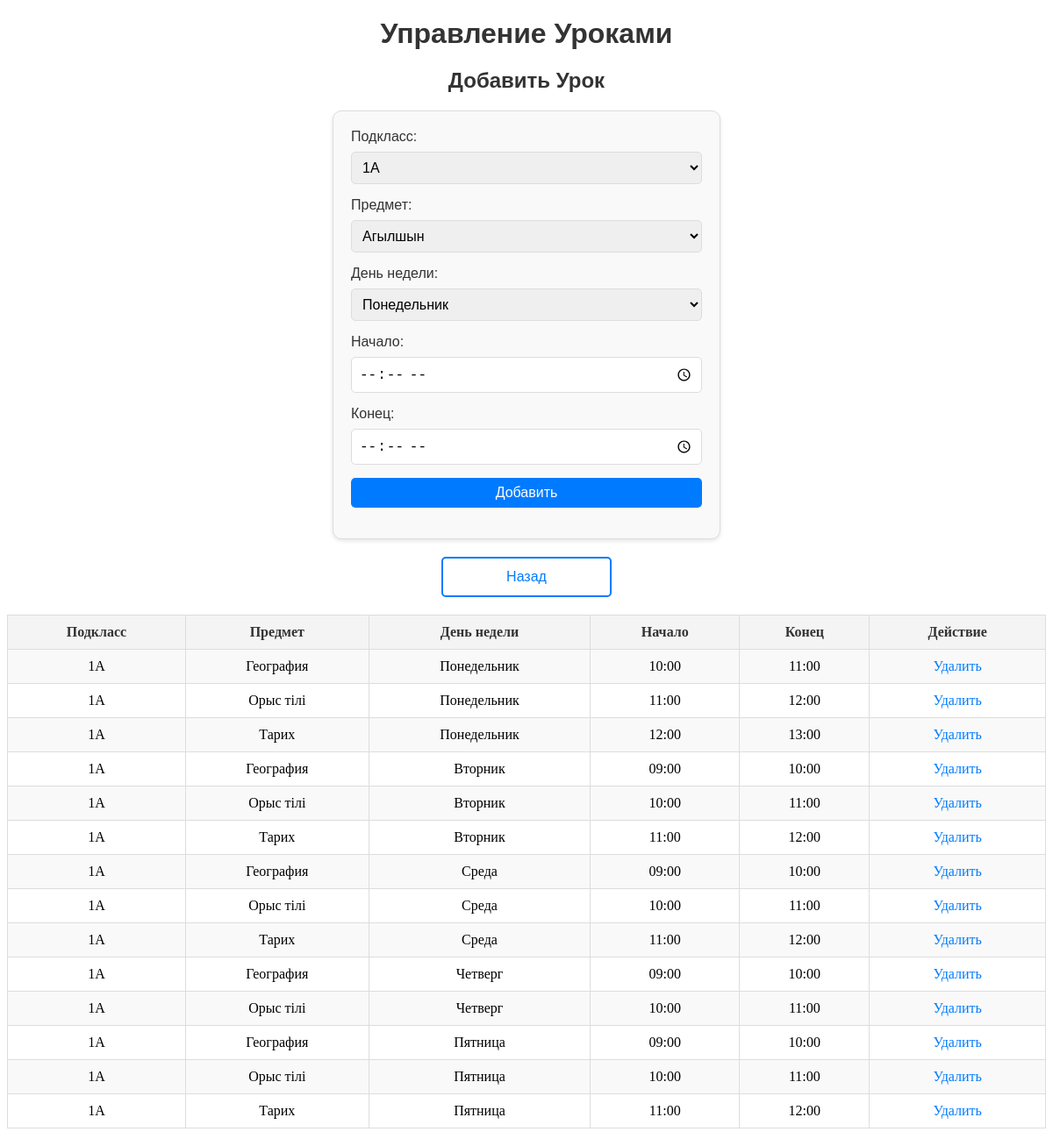
The app's page /custom_admin/lessons/ (signed in) with its own data.
### school/models.py (models this page shows, shortened)
class Lesson(models.Model):
    subgrade = models.ForeignKey(SubGrade, on_delete=models.CASCADE, related_name='lessons')
    subject = models.ForeignKey(Subject, on_delete=models.CASCADE)
    day_of_week = models.IntegerField(choices=DAYS_OF_WEEK)
    start_time = models.TimeField()
    end_time = models.TimeField()
    class Meta:
        verbose_name = "Урок"
        verbose_name_plural = "Уроки"
        ordering = ['day_of_week', 'start_time']

class SubGrade(models.Model):
    grade = models.ForeignKey(Grade, on_delete=models.CASCADE, related_name='subgrades')
    letter = models.CharField(max_length=1)  # Например, 'А', 'Б', 'В' и т.д.
    class Meta:
        verbose_name = "Подкласс"
        verbose_name_plural = "Подклассы"
        unique_together = (('grade', 'letter'),)
    def __str__(self):
        return f"{self.grade.number}{self.letter}"

class Grade(models.Model):
    school = models.ForeignKey(School, on_delete=models.CASCADE, related_name='grades')
    number = models.PositiveIntegerField(null=True)
    class Meta:
        verbose_name = "Класс"
        verbose_name_plural = "Классы"

class Subject(models.Model):
    school = models.ForeignKey(School, on_delete=models.CASCADE, related_name='subjects')
    name = models.CharField(max_length=50)
    class Meta:
        verbose_name = "Предмет"
        verbose_name_plural = "Предметы"
        unique_together = (('school', 'name'),)

### school/views.py (the view, shortened to what this page needs)
# urls.py: path('custom_admin/lessons/', views.manage_lessons, name='manage_lessons'),
@login_required
def manage_lessons(request):
    user_school = request.user.school_user.school
    lessons = Lesson.objects.filter(subgrade__grade__school=user_school).select_related('subgrade', 'subject').order_by('day_of_week', 'start_time')
    subgrades = SubGrade.objects.filter(grade__school=user_school).order_by('grade__number', 'letter')
    subjects = Subject.objects.filter(school=user_school).order_by('name')
    return render(request, 'school/admin/manage_lessons.html', {
        'lessons': lessons,
        'subgrades': subgrades,
        'subjects': subjects,
        'days': DAYS_OF_WEEK,
    })

### school/templates/school/admin/manage_lessons.html (shortened to what this page needs)
<!DOCTYPE html>
<html lang="ru">
<head>
</head>
<body>
    <h1>Управление Уроками</h1>
    <h2>Добавить Урок</h2>
    <form method="post">
        <label for="subgrade_id">Подкласс:</label>
        <select name="subgrade_id" id="subgrade_id" required>
            {% for subgrade in subgrades %}
            <option value="{{ subgrade.id }}">{{ subgrade }}</option>
            {% endfor %}
        </select><br>
        <label for="subject_id">Предмет:</label>
        <select name="subject_id" id="subject_id" required>
            {% for subject in subjects %}
            <option value="{{ subject.id }}">{{ subject.name }}</option>
            {% endfor %}
        </select><br>
        <label for="day_of_week">День недели:</label>
        <select name="day_of_week" id="day_of_week" required>
            {% for day_num, day_name in days %}
            <option value="{{ day_num }}">{{ day_name }}</option>
            {% endfor %}
        </select><br>
        <label for="start_time">Начало:</label>
        <input type="time" name="start_time" id="start_time" required><br>
        <label for="end_time">Конец:</label>
        <input type="time" name="end_time" id="end_time" required><br>
        <button type="submit">Добавить</button>
    </form>
    <p><a href="{% url 'custom_admin_dashboard' %}">Назад</a></p>
    <table border="1">
        <tr>
            <th>Подкласс</th>
            <th>Предмет</th>
            <th>День недели</th>
            <th>Начало</th>
            <th>Конец</th>
            <th>Действие</th>
        </tr>
        {% for lesson in lessons %}
        <tr>
            <td>{{ lesson.subgrade }}</td>
            <td>{{ lesson.subject.name }}</td>
            <td>{{ lesson.get_day_of_week_display }}</td>
            <td>{{ lesson.start_time|time:"H:i" }}</td>
            <td>{{ lesson.end_time|time:"H:i" }}</td>
            <td>
                <a href="{% url 'delete_lesson' lesson.id %}" onclick="return confirm('Вы уверены, что хотите удалить этот урок?');">Удалить</a>
            </td>
        </tr>
        {% empty %}
        <tr>
            <td colspan="6">Уроки отсутствуют.</td>
        </tr>
        {% endfor %}
    </table>
</body>
</html>

### school/templates/school/admin/manage_lessons.html (style rules this page uses)
h1, h2 { font-family: Arial, sans-serif; color: #333; text-align: center; margin-top: 20px; }
table { width: 100%; border-collapse: collapse; margin: 20px 0; font-size: 1rem; text-align: left; }
table th, table td { border: 1px solid #ddd; padding: 10px; }
table th { background-color: #f4f4f4; color: #333; font-weight: bold; text-align: center; }
table tr:nth-child(even) { background-color: #f9f9f9; }
table td { text-align: center; }
table a { text-decoration: none; color: #007BFF; transition: color 0.3s ease; }
form { margin: 20px auto; max-width: 400px; font-family: Arial, sans-serif; font-size: 1rem; background-color: #f9f9f9; padding: 20px; border: 1px solid #ddd; border-radius: 10px; box-shadow: 0 2px 5px rgba(0, 0, 0, 0.1); }
form label { display: block; margin-bottom: 8px; color: #333; }
form select, form input[type="time"], form button { width: 100%; padding: 8px; margin-bottom: 15px; font-size: 1rem; border: 1px solid #ddd; border-radius: 5px; box-sizing: border-box; }
form button { background-color: #007BFF; color: white; border: none; cursor: pointer; transition: background-color 0.3s ease; }
p a { display: block; text-align: center; font-family: Arial, sans-serif; color: #007BFF; text-decoration: none; padding: 12px 20px; border: 2px solid #007BFF; border-radius: 5px; width: 150px; margin: 20px auto; transition: background-color 0.3s ease, color 0.3s ease; }

### records on screen
Lesson: subgrade "1А", subject.name "География", day_of_week "Понедельник", start_time "10:00", end_time "11:00"
Lesson: subgrade "1А", subject.name "Орыс тілі", day_of_week "Понедельник", start_time "11:00", end_time "12:00"
Lesson: subgrade "1А", subject.name "Тарих", day_of_week "Понедельник", start_time "12:00", end_time "13:00"
Lesson: subgrade "1А", subject.name "География", day_of_week "Вторник", start_time "09:00", end_time "10:00"
Lesson: subgrade "1А", subject.name "Орыс тілі", day_of_week "Вторник", start_time "10:00", end_time "11:00"
Lesson: subgrade "1А", subject.name "Тарих", day_of_week "Вторник", start_time "11:00", end_time "12:00"
Lesson: subgrade "1А", subject.name "География", day_of_week "Среда", start_time "09:00", end_time "10:00"
Lesson: subgrade "1А", subject.name "Орыс тілі", day_of_week "Среда", start_time "10:00", end_time "11:00"
Lesson: subgrade "1А", subject.name "Тарих", day_of_week "Среда", start_time "11:00", end_time "12:00"
Lesson: subgrade "1А", subject.name "География", day_of_week "Четверг", start_time "09:00", end_time "10:00"
Lesson: subgrade "1А", subject.name "Орыс тілі", day_of_week "Четверг", start_time "10:00", end_time "11:00"
Lesson: subgrade "1А", subject.name "География", day_of_week "Пятница", start_time "09:00", end_time "10:00"
Lesson: subgrade "1А", subject.name "Орыс тілі", day_of_week "Пятница", start_time "10:00", end_time "11:00"
Lesson: subgrade "1А", subject.name "Тарих", day_of_week "Пятница", start_time "11:00", end_time "12:00"

### other values on screen
form field subgrade_id "1А"
form field subject_id "Агылшын"
form field day_of_week "Понедельник"
